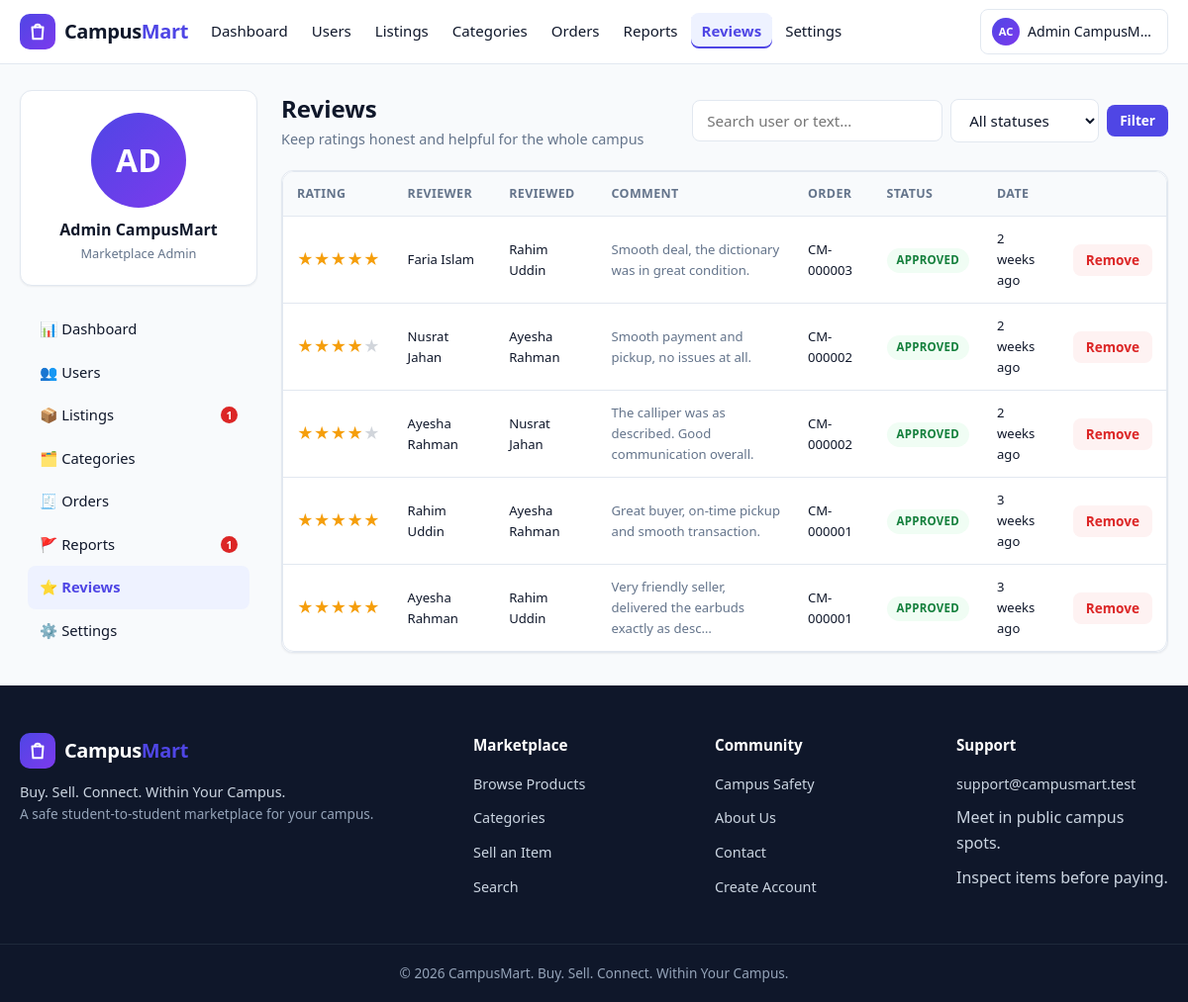
Screenshot of /admin/reviews.php (signed in) with the database file from the repository.
### tables this page shows
CREATE TABLE users (
  id INT UNSIGNED NOT NULL AUTO_INCREMENT,
  full_name VARCHAR(100) NOT NULL,
  student_id VARCHAR(30) NOT NULL,
  email VARCHAR(150) NOT NULL,
  phone VARCHAR(20) DEFAULT NULL,
  password_hash VARCHAR(255) NOT NULL,
  department VARCHAR(100) DEFAULT NULL,
  batch VARCHAR(30) DEFAULT NULL,
  hall VARCHAR(100) DEFAULT NULL,
  profile_image VARCHAR(255) DEFAULT NULL,
  role ENUM('student','admin') NOT NULL DEFAULT 'student',
  status ENUM('active','suspended') NOT NULL DEFAULT 'active',
  is_verified TINYINT(1) NOT NULL DEFAULT 0,
  created_at DATETIME NOT NULL DEFAULT CURRENT_TIMESTAMP,
  updated_at DATETIME NOT NULL DEFAULT CURRENT_TIMESTAMP ON UPDATE CURRENT_TIMESTAMP,
  PRIMARY KEY (id),
  UNIQUE KEY uq_users_student_id (student_id),
  UNIQUE KEY uq_users_email (email),
  KEY idx_users_status (status),
  KEY idx_users_role (role)
);

CREATE TABLE reviews (
  id INT UNSIGNED NOT NULL AUTO_INCREMENT,
  reviewer_id INT UNSIGNED NOT NULL,
  reviewed_user_id INT UNSIGNED NOT NULL,
  order_id INT UNSIGNED NOT NULL,
  rating TINYINT UNSIGNED NOT NULL,
  comment TEXT,
  status ENUM('approved','removed') NOT NULL DEFAULT 'approved',
  created_at DATETIME NOT NULL DEFAULT CURRENT_TIMESTAMP,
  PRIMARY KEY (id),
  UNIQUE KEY uq_reviews_order_reviewer (order_id, reviewer_id),
  KEY idx_reviews_reviewed (reviewed_user_id, status),
  CONSTRAINT fk_reviews_reviewer FOREIGN KEY (reviewer_id) REFERENCES users(id) ON DELETE RESTRICT,
  CONSTRAINT fk_reviews_reviewed FOREIGN KEY (reviewed_user_id) REFERENCES users(id) ON DELETE RESTRICT,
  CONSTRAINT fk_reviews_order FOREIGN KEY (order_id) REFERENCES orders(id) ON DELETE RESTRICT,
  CONSTRAINT chk_reviews_rating CHECK (rating BETWEEN 1 AND 5)
);

CREATE TABLE orders (
  id INT UNSIGNED NOT NULL AUTO_INCREMENT,
  order_code VARCHAR(20) NOT NULL,
  buyer_id INT UNSIGNED NOT NULL,
  seller_id INT UNSIGNED NOT NULL,
  product_id INT UNSIGNED NOT NULL,
  quantity INT UNSIGNED NOT NULL DEFAULT 1,
  unit_price DECIMAL(10,2) NOT NULL,
  total_amount DECIMAL(10,2) NOT NULL,
  payment_method ENUM('cash','direct') NOT NULL DEFAULT 'cash',
  payment_status ENUM('pending','paid') NOT NULL DEFAULT 'pending',
  status ENUM('pending','accepted','ready','completed','rejected','cancelled') NOT NULL DEFAULT 'pending',
  pickup_location VARCHAR(200) DEFAULT NULL,
  pickup_time VARCHAR(150) DEFAULT NULL,
  status_history TEXT,
  created_at DATETIME NOT NULL DEFAULT CURRENT_TIMESTAMP,
  updated_at DATETIME NOT NULL DEFAULT CURRENT_TIMESTAMP ON UPDATE CURRENT_TIMESTAMP,
  completed_at DATETIME DEFAULT NULL,
  cancelled_at DATETIME DEFAULT NULL,
  PRIMARY KEY (id),
  UNIQUE KEY uq_orders_code (order_code),
  KEY idx_orders_buyer (buyer_id),
  KEY idx_orders_seller (seller_id),
  KEY idx_orders_product (product_id),
  KEY idx_orders_status (status),
  CONSTRAINT fk_orders_buyer FOREIGN KEY (buyer_id) REFERENCES users(id) ON DELETE RESTRICT,
  CONSTRAINT fk_orders_seller FOREIGN KEY (seller_id) REFERENCES users(id) ON DELETE RESTRICT,
  CONSTRAINT fk_orders_product FOREIGN KEY (product_id) REFERENCES products(id) ON DELETE RESTRICT,
  CONSTRAINT chk_orders_quantity CHECK (quantity > 0),
  CONSTRAINT chk_orders_total CHECK (total_amount >= 0)
);

### includes/admin-auth.php (called while the page is built, shortened)
<?php
require_admin();

### admin/reviews.php (the view, shortened to what this page needs)
<?php
require_once __DIR__ . '/../includes/admin-auth.php';
$pdo = db();
$search = trim((string)($_GET['q'] ?? ''));
$page = max(1, (int)($_GET['page'] ?? 1));
$perPage = 20;
$offset = ($page - 1) * $perPage;
$sql = "SELECT r.*, rev.full_name AS reviewer_name, revu.full_name AS reviewed_name,
               o.order_code
        FROM reviews r
        JOIN users rev ON rev.id = r.reviewer_id
        JOIN users revu ON revu.id = r.reviewed_user_id
        JOIN orders o ON o.id = r.order_id
        WHERE 1=1";
$params = [];
$sql .= ' ORDER BY r.created_at DESC LIMIT ? OFFSET ?';
$params[] = $perPage;
$params[] = $offset;
$st = $pdo->prepare($sql);
$st->execute($params);
$reviews = $st->fetchAll();
$activeNav = 'reviews';
require __DIR__ . '/../includes/header.php';
?>
<div class="dash-wrap">
  <?php require __DIR__ . '/_sidebar.php'; ?>
  <main class="dash-main">
    <div class="dash-header">
      <div>
        <h1>Reviews</h1>
        <div class="sub">Keep ratings honest and helpful for the whole campus</div>
      </div>
      <form method="get" action="reviews.php" class="filter-form">
        <input class="form-control" type="search" name="q" value="<?= e($search) ?>" placeholder="Search user or text…">
        <select class="form-control" name="status" onchange="this.form.submit()">
          <option value="">All statuses</option>
        </select>
        <button class="btn btn-primary btn-sm" type="submit">Filter</button>
      </form>
    </div>
    <?php if (empty($reviews)): ?>
      <div class="card empty-state">
        <div class="empty-icon">⭐</div>
        <h3>No reviews found</h3>
        <p>Try adjusting the filters above.</p>
      </div>
    <?php else: ?>
      <div class="card table-card">
        <div class="table-wrap">
          <table class="table">
            <thead>
              <tr>
                <th>Rating</th>
                <th>Reviewer</th>
                <th>Reviewed</th>
                <th>Comment</th>
                <th>Order</th>
                <th>Status</th>
                <th>Date</th>
                <th></th>
              </tr>
            </thead>
            <tbody>
              <?php foreach ($reviews as $r): ?>
                <tr>
                  <td><?= rating_stars((float)$r['rating']) ?></td>
                  <td class="text-small"><?= e($r['reviewer_name']) ?></td>
                  <td class="text-small"><?= e($r['reviewed_name']) ?></td>
                  <td class="text-small text-muted"><?= e(mb_strimwidth($r['comment'] ?? '', 0, 60, '…')) ?></td>
                  <td class="text-small"><?= e($r['order_code']) ?></td>
                  <td><span class="badge badge-<?= $r['status'] === 'approved' ? 'success' : 'muted' ?>"><?= e(ucfirst($r['status'])) ?></span></td>
                  <td class="text-small"><?= e(time_ago($r['created_at'])) ?></td>
                  <td>
                    <?php if ($r['status'] === 'approved'): ?>
                      <form method="post" action="reviews.php" style="display:inline;">
                        <button class="btn btn-danger-soft btn-sm" type="submit" data-confirm-dangerous data-confirm="Remove this review from public view?">Remove</button>
                      </form>
                    <?php endif; ?>
                  </td>
                </tr>
              <?php endforeach; ?>
            </tbody>
          </table>
        </div>
      </div>
    <?php endif; ?>
  </main>
</div>
<?php require __DIR__ . '/../includes/footer.php'; ?>

### includes/navbar.php (shortened to what this page needs)
<?php
$navUser = current_user();
$navScript = basename($_SERVER['SCRIPT_NAME'] ?? '');
$navDir = basename(dirname($_SERVER['SCRIPT_NAME'] ?? ''));
if ($navDir === 'admin') {
    $navActive = $navScript;
}
function nav_active(string $key, string $current): string
{
    return $current === $key ? ' class="active"' : '';
}
function nav_initials(array $user): string
{
    $words = preg_split('/\s+/', trim($user['full_name']));
    $initials = '';
    foreach (array_slice($words ?: [], 0, 2) as $w) {
        $initials .= mb_substr($w, 0, 1);
    }
    return strtoupper($initials ?: 'U');
}
?>
<header class="navbar">
  <div class="nav-container">
    <a class="navbar-brand" href="<?= e(APP_BASE_URL . '/index.php') ?>">
      <span class="brand-mark" aria-hidden="true">
        <svg viewBox="0 0 24 24" fill="none" stroke="currentColor" stroke-width="2.2" stroke-linecap="round" stroke-linejoin="round" width="22" height="22">
          <path d="M6 7h12l-1 13H7L6 7z"/>
          <path d="M9 7a3 3 0 0 1 6 0"/>
        </svg>
      </span>
      <span class="brand-name">Campus<em>Mart</em></span>
    </a>
    <nav class="nav-links" id="navLinks" aria-label="Main navigation">
      <ul class="nav-menu">
        <?php if ($navUser && $navUser['role'] === 'admin'): ?>
          <li><a href="<?= e(APP_BASE_URL . '/admin/dashboard.php') ?>"<?= nav_active('dashboard.php', $navActive) ?>>Dashboard</a></li>
          <li><a href="<?= e(APP_BASE_URL . '/admin/users.php') ?>"<?= nav_active('users.php', $navActive) ?>>Users</a></li>
          <li><a href="<?= e(APP_BASE_URL . '/admin/products.php') ?>"<?= nav_active('products.php', $navActive) ?>>Listings</a></li>
          <li><a href="<?= e(APP_BASE_URL . '/admin/categories.php') ?>"<?= nav_active('categories.php', $navActive) ?>>Categories</a></li>
          <li><a href="<?= e(APP_BASE_URL . '/admin/orders.php') ?>"<?= nav_active('orders.php', $navActive) ?>>Orders</a></li>
          <li><a href="<?= e(APP_BASE_URL . '/admin/reports.php') ?>"<?= nav_active('reports.php', $navActive) ?>>Reports</a></li>
          <li><a href="<?= e(APP_BASE_URL . '/admin/reviews.php') ?>"<?= nav_active('reviews.php', $navActive) ?>>Reviews</a></li>
          <li><a href="<?= e(APP_BASE_URL . '/admin/settings.php') ?>"<?= nav_active('settings.php', $navActive) ?>>Settings</a></li>
        <?php endif; ?>
      </ul>
      <ul class="nav-actions">
        <?php if (!$navUser): ?>
          <li><a class="btn btn-ghost btn-sm" href="<?= e(APP_BASE_URL . '/login.php') ?>">Login</a></li>
          <li><a class="btn btn-primary btn-sm" href="<?= e(APP_BASE_URL . '/register.php') ?>">Register</a></li>
        <?php else: ?>
          <li class="nav-user">
            <a class="user-chip" href="<?= e(APP_BASE_URL . ($navUser['role'] === 'admin' ? '/admin/dashboard.php' : '/user/profile.php')) ?>">
              <span class="avatar avatar-xs" data-initials="<?= e(nav_initials($navUser)) ?>"></span>
              <span class="user-name"><?= e($navUser['full_name']) ?></span>
            </a>
          </li>
        <?php endif; ?>
      </ul>
    </nav>
  </div>
</header>

### admin/_sidebar.php (shortened to what this page needs)
<?php
$admin = current_user();
$pendingListings = (int)db()->query("SELECT COUNT(*) FROM products WHERE status = 'pending'")->fetchColumn();
$pendingReports = (int)db()->query("SELECT COUNT(*) FROM reports WHERE status = 'pending'")->fetchColumn();
$navItems = [
    'dashboard'   => ['📊', 'Dashboard', 'dashboard.php'],
    'users'       => ['👥', 'Users', 'users.php'],
    'products'    => ['📦', 'Listings', 'products.php'],
    'categories'  => ['🗂️', 'Categories', 'categories.php'],
    'orders'      => ['🧾', 'Orders', 'orders.php'],
    'reports'     => ['🚩', 'Reports', 'reports.php'],
    'reviews'     => ['⭐', 'Reviews', 'reviews.php'],
    'settings'    => ['⚙️', 'Settings', 'settings.php'],
];
?>
<aside class="dash-side">
  <div class="card dash-profile">
    <span class="avatar avatar-lg" data-initials="<?= e(strtoupper(substr($admin['full_name'], 0, 2))) ?>">
    </span>
    <div class="name"><?= e($admin['full_name']) ?></div>
    <div class="role">Marketplace Admin</div>
  </div>
  <nav class="dash-nav">
    <?php foreach ($navItems as $key => $item): ?>
      <a href="<?= e(APP_BASE_URL . '/admin/' . $item[2]) ?>" class="<?= $activeNav === $key ? 'active' : '' ?>"><?= $item[0] ?> <?= e($item[1]) ?>
        <?php if ($key === 'products' && $pendingListings > 0): ?><span class="nav-badge"><?= (int)$pendingListings ?></span><?php endif; ?>
        <?php if ($key === 'reports' && $pendingReports > 0): ?><span class="nav-badge"><?= (int)$pendingReports ?></span><?php endif; ?>
      </a>
    <?php endforeach; ?>
  </nav>
</aside>

### includes/functions.php (shortened to what this page needs)
<?php
function db(): PDO
{
    static $pdo = null;
    if ($pdo === null) {
        try {
            $dsn = 'mysql:host=' . DB_HOST . ';dbname=' . DB_NAME . ';charset=' . DB_CHARSET;
            $pdo = new PDO($dsn, DB_USER, DB_PASS, [
                PDO::ATTR_ERRMODE            => PDO::ERRMODE_EXCEPTION,
                PDO::ATTR_DEFAULT_FETCH_MODE => PDO::FETCH_ASSOC,
                PDO::ATTR_EMULATE_PREPARES   => false,
            ]);
        } catch (PDOException $e) {
            http_response_code(500);
            require BASE_PATH . '/404.php';
            exit('Database connection failed.');
        }
    }
    return $pdo;
}
function e(mixed $value): string
{
    return htmlspecialchars((string)$value, ENT_QUOTES, 'UTF-8');
}
function is_logged_in(): bool
{
    return !empty($_SESSION['user_id']);
}
function current_user(): ?array
{
    static $user = null;
    if ($user === null) {
        $st = db()->prepare('SELECT * FROM users WHERE id = ?');
        $st->execute([(int)$_SESSION['user_id']]);
        $user = $st->fetch() ?: null;
    }
    return $user;
}
function is_admin(): bool
{
    $user = current_user();
    return $user !== null && $user['role'] === 'admin';
}
function require_admin(): void
{
    if (!is_admin()) {
        if (!is_logged_in()) {
            set_flash('error', 'Please log in to continue.');
            redirect('login.php');
        }
        http_response_code(403);
        set_flash('error', 'You do not have permission to access that page.');
        redirect('../index.php');
    }
}
function time_ago(?string $datetime): string
{
    $ts = strtotime($datetime);
    $diff = time() - $ts;
    $units = [
        31536000 => 'year', 2592000 => 'month', 604800 => 'week',
        86400 => 'day', 3600 => 'hour', 60 => 'minute',
    ];
    foreach ($units as $secs => $label) {
        if ($diff >= $secs) {
            $n = (int)floor($diff / $secs);
            return $n . ' ' . $label . ($n > 1 ? 's' : '') . ' ago';
        }
    }
    return 'just now';
}
function rating_stars(float $rating): string
{
    $full = (int)floor($rating);
    $half = ($rating - $full) >= 0.5;
    $out = '';
    for ($i = 1; $i <= 5; $i++) {
        if ($i <= $full) {
            $out .= '<span class="star filled">★</span>';
        } elseif ($i === $full + 1 && $half) {
            $out .= '<span class="star half">★</span>';
        } else {
            $out .= '<span class="star">★</span>';
        }
    }
    return $out;
}

### assets/css/dashboard.css (style rules this page uses)
.dash-wrap { display: flex; gap: 24px; align-items: flex-start; max-width: 1200px; margin: 0 auto; padding: 26px 20px; }
.dash-side { width: 240px; flex-shrink: 0; position: sticky; top: 84px; }
.dash-side .dash-profile { padding: 22px 18px; text-align: center; }
.dash-side .dash-profile .name { font-weight: 700; margin-top: 10px; }
.dash-side .dash-profile .role { font-size: 0.8rem; color: var(--color-text-muted); }
.dash-nav { margin-top: 14px; padding: 8px; }
.dash-nav a { display: flex; align-items: center; gap: 10px; padding: 10px 12px; border-radius: 8px; color: var(--color-text); font-weight: 500; font-size: 0.92rem; }
.dash-nav a.active { background: var(--color-primary-light); color: var(--color-primary); font-weight: 700; }
.dash-nav .nav-badge { margin-left: auto; }
.dash-main { flex: 1; min-width: 0; }
.dash-header { display: flex; align-items: center; justify-content: space-between; gap: 14px; margin-bottom: 20px; flex-wrap: wrap; }
.dash-header h1 { font-size: 1.5rem; }
.dash-header .sub { color: var(--color-text-muted); font-size: 0.9rem; }
.table-card { padding: 0; overflow: hidden; }
.filter-form { display: flex; gap: 8px; flex-wrap: wrap; align-items: center; }
.filter-form .form-control { width: auto; min-width: 150px; }

### rows the page displays
users: full_name "Admin CampusM…", full_name "Admin CampusMart"
reviews: reviewer.full_name "Faria Islam", reviewed_user.full_name "Rahim Uddin", comment "Smooth deal, the dictionary was in great condition.", order.order_code "CM-000003", status "APPROVED", created_at "2 weeks ago"
reviews: reviewer.full_name "Nusrat Jahan", reviewed_user.full_name "Ayesha Rahman", comment "Smooth payment and pickup, no issues at all.", order.order_code "CM-000002", status "APPROVED", created_at "2 weeks ago"
reviews: reviewer.full_name "Ayesha Rahman", reviewed_user.full_name "Nusrat Jahan", comment "The calliper was as described. Good communication overall.", order.order_code "CM-000002", status "APPROVED", created_at "2 weeks ago"
reviews: reviewer.full_name "Rahim Uddin", reviewed_user.full_name "Ayesha Rahman", comment "Great buyer, on-time pickup and smooth transaction.", order.order_code "CM-000001", status "APPROVED", created_at "3 weeks ago"
reviews: reviewer.full_name "Ayesha Rahman", reviewed_user.full_name "Rahim Uddin", comment "Very friendly seller, delivered the earbuds exactly as desc…", order.order_code "CM-000001", status "APPROVED", created_at "3 weeks ago"

### other values shown
$item[0] "📊"
$item[1] "Dashboard"
$item[0] "👥"
$item[1] "Users"
$item[0] "📦"
$item[1] "Listings"
$pendingListings "1"
$item[0] "🗂️"
$item[1] "Categories"
$item[0] "🧾"
$item[1] "Orders"
$item[0] "🚩"
$item[1] "Reports"
$pendingReports "1"
$item[0] "⭐"
